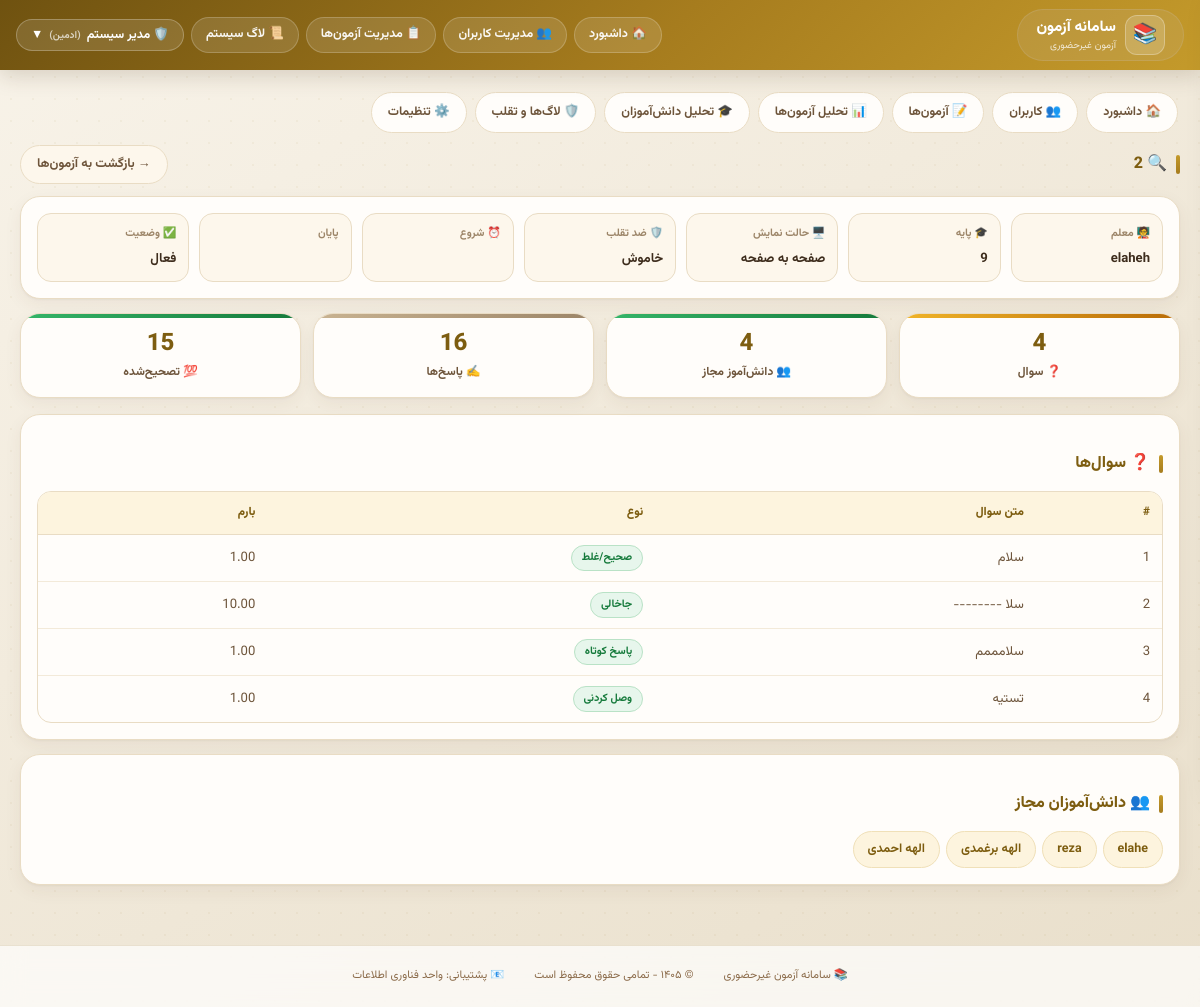
The page /admin-panel/exams/23/ (signed in) on the database its author committed.
### accounts/models.py (models this page shows, shortened)
class User(AbstractUser):
    ROLE_CHOICES = [
        ('admin', 'ادمین'),
        ('teacher', 'معلم'),
        ('student', 'دانش‌آموز'),
    ]
    role = models.CharField(max_length=10, choices=ROLE_CHOICES, default='student')
    grade = models.ForeignKey(Grade, on_delete=models.SET_NULL, null=True, blank=True)
    student_code = models.CharField(max_length=10, unique=True, null=True, blank=True)
    phone = models.CharField(max_length=15, blank=True)

class Grade(models.Model):
    GRADE_CHOICES = [
        ('7', 'هفتم'),
        ('8', 'هشتم'),
        ('9', 'نهم'),
    ]
    name = models.CharField(max_length=20, choices=GRADE_CHOICES, unique=True)

### exams/models.py (models this page shows, shortened)
class Exam(models.Model):
    title = models.CharField(max_length=200)
    teacher = models.ForeignKey(settings.AUTH_USER_MODEL, on_delete=models.CASCADE,
                                limit_choices_to={'role': 'teacher'})
    grade = models.ForeignKey(Grade, on_delete=models.CASCADE)
    duration_minutes = models.IntegerField()
    start_time = models.DateTimeField()
    end_time = models.DateTimeField()
    students = models.ManyToManyField(settings.AUTH_USER_MODEL, related_name='exams',
                                      limit_choices_to={'role': 'student'})
    is_active = models.BooleanField(default=True)
    show_score_to_student = models.BooleanField(default=False)
    created_at = models.DateTimeField(auto_now_add=True)
    random_questions = models.BooleanField(default=False)
    enable_anti_cheat = models.BooleanField(default=True, verbose_name="فعال کردن سیستم تشخیص تقلب")
    prevent_tab_switch = models.BooleanField(default=True, verbose_name="جلوگیری از تغییر تب")
    prevent_copy_paste = models.BooleanField(default=True, verbose_name="جلوگیری از کپی/پیست")
    track_ip = models.BooleanField(default=True, verbose_name="ردیابی IP")
    TIMER_TYPE_CHOICES = [
        ('floating', 'تایم شناور (از لحظه شروع دانش‌آموز)'),
        ('fixed', 'تایم ثابت (همه تا زمان پایان مشخص)'),
    ]
    timer_type = models.CharField(
        max_length=20,
        choices=TIMER_TYPE_CHOICES,
        default='floating',
        verbose_name="نوع تایمر"
    )
    show_questions_mode = models.CharField(
        max_length=20,
        choices=[('all', 'همه سوالات در یک صفحه'), ('one_by_one', 'هر سوال در یک صفحه')],
        default='one_by_one',
        verbose_name="نحوه نمایش سوالات"
    )
    show_back_button = models.BooleanField(default=True, verbose_name="نمایش دکمه بازگشت به سوال قبلی")
    allow_teacher_answer = models.BooleanField(default=True, verbose_name="معلم می‌تواند پاسخ تشریحی وارد کند")
    show_answers_after_exam = models.BooleanField(default=False,
                                                  verbose_name="نمایش پاسخ صحیح به دانش‌آموز بعد از اتمام")

class Question(models.Model):
    QUESTION_TYPES = [
        ('true_false', 'صحیح/غلط'),
        ('multiple_choice', 'تستی'),
        ('fill_blank', 'جاخالی'),
        ('short_answer', 'پاسخ کوتاه'),
        ('long_answer', 'پاسخ بلند'),
        ('image_answer', 'پاسخ تصویری'),
        ('matching', 'وصل کردنی'),
    ]
    exam = models.ForeignKey(Exam, on_delete=models.CASCADE, related_name='questions')
    text = models.TextField(blank=True)
    image = models.ImageField(upload_to='question_images/', null=True, blank=True)
    question_type = models.CharField(max_length=20, choices=QUESTION_TYPES)
    max_score = models.DecimalField(max_digits=10, decimal_places=2, default=1.0)
    order = models.IntegerField(default=0)
    options = models.JSONField(default=list, blank=True)
    options_type = models.CharField(max_length=10,
                                    choices=[('text', 'متن'), ('image', 'تصویر'), ('mixed', 'متن+تصویر')],
                                    default='text')
    correct_answer = models.TextField(blank=True, null=True)
    blanks = models.JSONField(default=list, blank=True)
    matching_pairs = models.JSONField(default=list, blank=True)
    allow_image_answer = models.BooleanField(default=False)
    class Meta:
        ordering = ['order']

### admin_panel/views.py (the view)
# urls.py: path('exams/<int:exam_id>/', views.view_exam_detail, name='exam_detail'),
@login_required
def view_exam_detail(request, exam_id):
    if request.user.role != 'admin':
        raise PermissionDenied('دسترسی غیرمجاز')
    exam = get_object_or_404(Exam, id=exam_id)
    questions = exam.questions.all().order_by('order')
    students = exam.students.all()
    total_answers = StudentAnswer.objects.filter(question__exam=exam).count()
    graded_answers = StudentAnswer.objects.filter(question__exam=exam, score_obtained__isnull=False).count()
    context = {
        'exam': exam,
        'questions': questions,
        'students': students,
        'total_answers': total_answers,
        'graded_answers': graded_answers,
    }
    return render(request, 'admin_panel/exam_detail.html', context)

### exams/context_processors.py (called while the page is built)
def announcements(request):
    user = getattr(request, 'user', None)
    if user is None or not getattr(user, 'is_authenticated', False) or user.role != 'student':
        return {}
    qs = Announcement.objects.filter(Q(grade__isnull=True) | Q(grade_id=user.grade_id))
    return {'bell_announcements': list(qs[:8]), 'bell_count': qs.count()}

### student_panel/templatetags/jalali_tags.py (called while the page is built)
@register.filter
def to_jalali(date):
    if not date:
        return ''
    try:
        jalali_date = jdatetime.datetime.fromgregorian(datetime=date)
        return jalali_date.strftime('%Y/%m/%d %H:%M')
    except:
        return date.strftime('%Y/%m/%d %H:%M')

### templates/admin_panel/exam_detail.html (shortened to what this page needs)
{% extends 'base.html' %}
{% load static %}
{% load jalali_tags %}
{% block content %}
{% include 'admin_panel/_admin_nav.html' %}
<div style="display:flex; align-items:center; justify-content:space-between; gap:10px; flex-wrap:wrap; margin-bottom:12px;">
    <div class="page-title" style="margin:0;">🔍 {{ exam.title }}</div>
    <a class="btn btn-back" href="{% url 'manage_exams' %}">→ بازگشت به آزمون‌ها</a>
</div>
<div class="card" style="margin-bottom:14px;">
    <div class="info-grid">
        <div class="cell"><div class="k">🧑‍🏫 معلم</div><div class="v">{{ exam.teacher.get_full_name|default:exam.teacher.username }}</div></div>
        <div class="cell"><div class="k">🎓 پایه</div><div class="v">{{ exam.grade.name|default:'—' }}</div></div>
        <div class="cell"><div class="k">🖥️ حالت نمایش</div><div class="v">{% if exam.show_questions_mode == 'one_by_one' %}صفحه به صفحه{% else %}یکجا{% endif %}</div></div>
        <div class="cell"><div class="k">🛡️ ضد تقلب</div><div class="v">{% if exam.enable_anti_cheat %}فعال{% else %}خاموش{% endif %}</div></div>
        <div class="cell"><div class="k">⏰ شروع</div><div class="v">{{ exam.start_time|to_jalali }}</div></div>
        <div class="cell"><div class="k"> پایان</div><div class="v">{{ exam.end_time|to_jalali }}</div></div>
        <div class="cell"><div class="k">✅ وضعیت</div><div class="v">{% if exam.is_active %}فعال{% else %}غیرفعال{% endif %}</div></div>
    </div>
</div>
<div class="stats">
    <div class="stat-card ongoing"><div class="stat-number">{{ questions|length }}</div><div class="stat-label">❓ سوال</div></div>
    <div class="stat-card students"><div class="stat-number">{{ students|length }}</div><div class="stat-label">👥 دانش‌آموز مجاز</div></div>
    <div class="stat-card inactive"><div class="stat-number">{{ total_answers }}</div><div class="stat-label">✍️ پاسخ‌ها</div></div>
    <div class="stat-card active"><div class="stat-number">{{ graded_answers }}</div><div class="stat-label">💯 تصحیح‌شده</div></div>
</div>
<div class="card" style="margin-bottom:14px;">
    <div class="section-title">❓ سوال‌ها</div>
    {% if questions %}
    <table>
        <thead><tr><th>#</th><th>متن سوال</th><th>نوع</th><th>بارم</th></tr></thead>
        <tbody>
        {% for q in questions %}
        <tr>
            <td>{{ q.order }}</td>
            <td><div class="q-text">{{ q.text }}</div></td>
            <td><span class="status-badge status-completed">{{ q.get_question_type_display }}</span></td>
            <td>{{ q.max_score }}</td>
        </tr>
        {% endfor %}
        </tbody>
    </table>
    {% else %}
    <div class="empty-state">📭 این آزمون سوالی ندارد.</div>
    {% endif %}
</div>
<div class="card">
    <div class="section-title">👥 دانش‌آموزان مجاز</div>
    {% if students %}
    <div class="chips">
        {% for s in students %}
        <span class="group-chip">{{ s.get_full_name|default:s.username }}</span>
        {% endfor %}
    </div>
    {% else %}
    <div class="empty-state">📭 دانش‌آموزی به این آزمون اختصاص داده نشده است.</div>
    {% endif %}
</div>
{% endblock %}

### templates/base.html (shortened to what this page needs)
<!DOCTYPE html>
<html dir="rtl" lang="fa">
<head>
    {% load static %}
    <link rel="stylesheet" href="{% static 'css/site.css' %}?v=1">
</head>
<body>
<div class="navbar">
    <div class="nav-container">
        <div class="logo">
            <span class="logo-icon">📚</span>
            <div>
                <div class="logo-text">سامانه آزمون</div>
                <div class="logo-sub">آزمون غیرحضوری</div>
            </div>
        </div>
        <div class="nav-links">
            {% if user.is_authenticated %}
                {% if user.role == 'admin' %}
                    <a href="{% url 'admin_dashboard' %}" class="nav-link">🏠 داشبورد</a>
                    <a href="{% url 'manage_users' %}" class="nav-link">👥 مدیریت کاربران</a>
                    <a href="{% url 'manage_exams' %}" class="nav-link">📋 مدیریت آزمون‌ها</a>
                    <a href="{% url 'system_logs' %}" class="nav-link">📜 لاگ سیستم</a>
                {% elif user.role == 'teacher' %}
                    <a href="{% url 'teacher_dashboard' %}" class="nav-link">🏠 داشبورد</a>
                    <a href="{% url 'create_exam' %}" class="nav-link">➕ آزمون جدید</a>
                    <a href="{% url 'question_bank' %}" class="nav-link">📚 بانک سوال</a>
                    <a href="{% url 'groups' %}" class="nav-link">👥 گروه‌ها</a>
                {% endif %}
                <div class="dropdown" id="userDropdown">
                    <button class="dropdown-btn" id="dropdownBtn">
                        {% if user.role == 'admin' %}🛡️
                        {% elif user.role == 'teacher' %}👨‍🏫
                        {% else %}👤{% endif %}
                        {{ user.get_full_name|default:user.username }}
                        <span style="font-size: 10px; opacity: 0.7;">
                            ({% if user.role == 'admin' %}ادمین{% elif user.role == 'teacher' %}معلم{% else %}دانش‌آموز{% endif %})
                        </span>
                        ▼
                    </button>
                </div>
            {% else %}
                <a href="{% url 'login' %}" class="nav-link">🔐 ورود</a>
            {% endif %}
        </div>
    </div>
</div>
<div class="main-content">
    {% block content %}{% endblock %}
</div>
<div class="footer">
    <div class="footer-content">
        <span>📚 سامانه آزمون غیرحضوری</span>
        <span>© ۱۴۰۵ - تمامی حقوق محفوظ است</span>
        <span>📧 پشتیبانی: واحد فناوری اطلاعات</span>
    </div>
</div>
</body>
</html>

### templates/base.html (style rules this page uses)
* { margin: 0; padding: 0; box-sizing: border-box; }
body { font-family: 'Vazirmatn', 'Segoe UI', Tahoma, system-ui, sans-serif; background: linear-gradient(145deg, #f8f6f2 0%, #f0ece4 100%); min-height: 100vh; display: flex; flex-direction: column; }
.navbar { position: sticky; top: 0; z-index: 1000; background: rgba(255, 255, 255, 0.75); backdrop-filter: blur(16px); -webkit-backdrop-filter: blur(16px); border-bottom: 1px solid rgba(200, 180, 140, 0.4); box-shadow: 0 4px 20px rgba(0, 0, 0, 0.05); }
.nav-container { max-width: 1400px; margin: 0 auto; display: flex; justify-content: space-between; align-items: center; padding: 10px 24px; gap: 15px; }
.logo { display: flex; align-items: center; gap: 10px; background: rgba(200, 180, 140, 0.2); padding: 5px 18px; border-radius: 50px; border: 1px solid rgba(200, 180, 140, 0.3); transition: all 0.3s; }
.logo-icon { font-size: 26px; }
.logo-text { font-size: 17px; font-weight: 700; color: #5a3e2b; }
.logo-sub { font-size: 9px; color: #8b6b4a; }
.nav-links { display: flex; gap: 10px; align-items: center; flex-wrap: wrap; }
.nav-link { color: #5a3e2b; text-decoration: none; padding: 8px 18px; border-radius: 40px; transition: all 0.25s; font-size: 0.8rem; font-weight: 600; background: rgba(200, 180, 140, 0.12); border: 1px solid rgba(200, 180, 140, 0.2); }
.dropdown { position: relative; }
.dropdown-btn { background: rgba(200, 180, 140, 0.15); border: 1px solid rgba(200, 180, 140, 0.25); color: #5a3e2b; padding: 8px 18px; border-radius: 40px; cursor: pointer; font-size: 0.8rem; font-weight: 600; display: flex; align-items: center; gap: 8px; transition: all 0.25s; }
.main-content { flex: 1; max-width: 1400px; margin: 20px auto; padding: 0 20px; width: 100%; }
.footer { background: rgba(255, 255, 255, 0.7); backdrop-filter: blur(12px); border-top: 1px solid rgba(200, 180, 140, 0.35); padding: 20px; text-align: center; color: #8b6b4a; font-size: 0.7rem; margin-top: 40px; }
.footer-content { max-width: 1400px; margin: 0 auto; display: flex; justify-content: center; gap: 30px; flex-wrap: wrap; }

### templates/admin_panel/exam_detail.html (style rules this page uses)
.info-grid { display: grid; grid-template-columns: repeat(auto-fit, minmax(150px, 1fr)); gap: 10px; }
.info-grid .cell { background: var(--card2); border: 1px solid var(--line); border-radius: 14px; padding: 10px 12px; }
.info-grid .cell .k { font-size: .68rem; color: var(--ink3); font-weight: 700; margin-bottom: 3px; }
.info-grid .cell .v { font-size: .82rem; font-weight: 700; color: var(--ink); }
.q-text { max-width: 420px; overflow: hidden; text-overflow: ellipsis; white-space: nowrap; }
.chips { display: flex; flex-wrap: wrap; gap: 6px; }

### rows shown on the page
User: get_full_name "مدیر سیستم"
Exam: title "2", teacher.get_full_name "elaheh", grade.name "9"
Question: order "1", text "سلام", question_type "صحیح/غلط", max_score "1.00"
Question: order "2", text "سلا --------", question_type "جاخالی", max_score "10.00"
Question: order "3", text "سلامممم", question_type "پاسخ کوتاه", max_score "1.00"
Question: order "4", text "تستیه", question_type "وصل کردنی", max_score "1.00"
User: get_full_name "elahe"
User: get_full_name "reza"
User: get_full_name "الهه برغمدی"
User: get_full_name "الهه احمدی"

### other values the page prints
{{ questions|length }} "4"
{{ students|length }} "4"
{{ total_answers }} "16"
{{ graded_answers }} "15"
